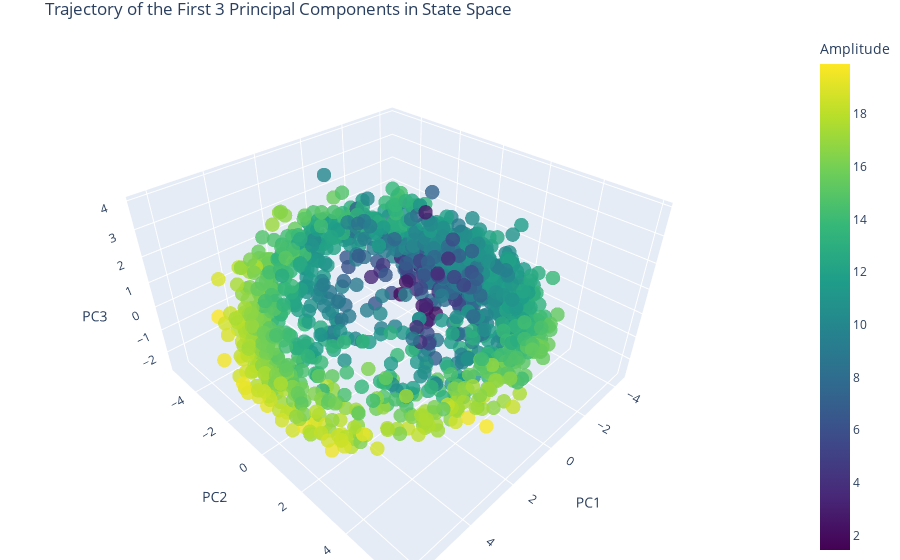

The notebook cell this image was saved under:
### Code cell
# Extract the first three PCs
pc1 = transformed_data[:, 0]
pc2 = transformed_data[:, 1]
pc3 = transformed_data[:, 2]

# Time steps for coloring
amplitude = np.array(pva_amplitude)

# Create the figure
fig = go.Figure(data=[go.Scatter3d(
    x=pc1[::4],
    y=pc2[::4],
    z=pc3[::4],
    mode='markers',
    marker=dict(
        size=5,
        color=amplitude[::4],  # Set color to time steps
        colorscale='Viridis',  # Choose a color scale
        colorbar=dict(title='Amplitude'),
        opacity=0.8
    )
)])

# Set the layout of the figure
fig.update_layout(
    title='Trajectory of the First 3 Principal Components in State Space',
    scene=dict(
        xaxis_title='PC1',
        yaxis_title='PC2',
        zaxis_title='PC3'
    ),
    margin=dict(l=0, r=0, b=0, t=30)
)

# Show the figure
fig.show()

### Figure 1 — Plotly figure (JSON) as saved in the notebook; plotly's stock layout.template omitted (floating-point values rounded to 4 significant figures; data arrays with more than 128 entries replaced by an {"elided": "..."} marker saying what was removed)
{"data": [{"marker": {"color": {"elided": "1543 float values"}, "colorbar": {"title": {"text": "Amplitude"}}, "colorscale": [[0, "#440154"], [0.1111, "#482878"], [0.2222, "#3e4989"], [0.3333, "#31688e"], [0.4444, "#26828e"], [0.5556, "#1f9e89"], [0.6667, "#35b779"], [0.7778, "#6ece58"], [0.8889, "#b5de2b"], [1, "#fde725"]], "opacity": 0.8, "size": 5}, "mode": "markers", "type": "scatter3d", "x": {"elided": "1543 float values"}, "y": {"elided": "1543 float values"}, "z": {"elided": "1543 float values"}}], "layout": {"margin": {"b": 0, "l": 0, "r": 0, "t": 30}, "scene": {"xaxis": {"title": {"text": "PC1"}}, "yaxis": {"title": {"text": "PC2"}}, "zaxis": {"title": {"text": "PC3"}}}, "title": {"text": "Trajectory of the First 3 Principal Components in State Space"}}}
